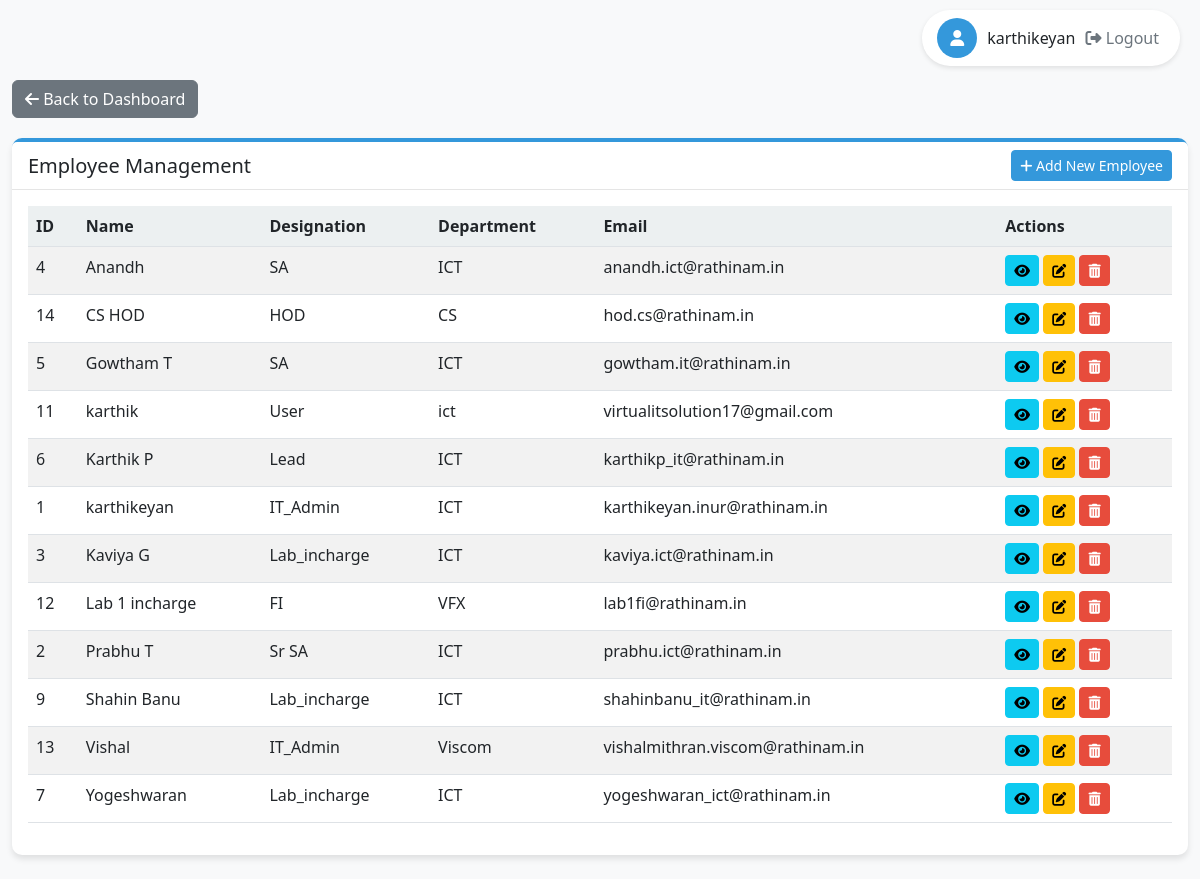
Screenshot of /manage_emp.php (signed in) with the database file from the repository.
### tables this page shows
CREATE TABLE `employee` (
  `emp_id` int(11) NOT NULL,
  `emp_code` varchar(20) DEFAULT NULL,
  `emp_name` varchar(100) DEFAULT NULL,
  `email` varchar(100) DEFAULT NULL,
  `password` varchar(255) DEFAULT NULL,
  `designation` enum('Lead','Sr SA','SA','IT_Admin','Lab_incharge','HOD','FI','User') DEFAULT NULL,
  `department` varchar(100) DEFAULT NULL,
  `status` enum('Active','Inactive') DEFAULT 'Active'
);

### manage_emp.php (the view, shortened to what this page needs)
<?php
require_once 'config.php';
$currentUserName = "User";
$user_designation = null;
$user_id = $_SESSION['user_id'];
$query = "SELECT emp_name, designation FROM employee WHERE emp_id = ?";
if ($stmt = $conn->prepare($query)) {
    $stmt->bind_param("i", $user_id);
    $stmt->execute();
    $result = $stmt->get_result();
    if ($result->num_rows > 0) {
        $user = $result->fetch_assoc();
        $currentUserName = $user['emp_name'];
        $user_designation = $user['designation'];
    }
}
$is_admin = in_array($user_designation, ['Lead', 'Sr SA', 'IT_Admin']);
$employees = [];
$query = "SELECT * FROM employee ORDER BY emp_name ASC";
$result = $conn->query($query);
if ($result) {
    $employees = $result->fetch_all(MYSQLI_ASSOC);
}
?>
<!DOCTYPE html>
<html lang="en">
<head>
    <link href="https://cdn.jsdelivr.net/npm/bootstrap@5.3.0/dist/css/bootstrap.min.css" rel="stylesheet">
    <link rel="stylesheet" href="https://cdnjs.cloudflare.com/ajax/libs/font-awesome/6.4.0/css/all.min.css">
</head>
<body>
    <div class="user-info">
        <div class="user-icon">
            <i class="fas fa-user"></i>
        </div>
        <div>
            <span><?php echo htmlspecialchars($currentUserName); ?></span>
            <form action="logout.php" method="post" style="display: inline;">
                <button type="submit" class="logout-btn">
                    <i class="fas fa-sign-out-alt"></i> Logout
                </button>
            </form>
        </div>
    </div>
    <div class="container">
        <div class="back-btn-container">
            <a href="dashboard.php" class="btn btn-secondary">
                <i class="fas fa-arrow-left"></i> Back to Dashboard
            </a>
        </div>
        <div class="card mb-4">
            <div class="card-header d-flex justify-content-between align-items-center">
                <h5 class="mb-0">Employee Management</h5>
                <?php if ($is_admin): ?>
                    <a href="add_emp.php" class="btn btn-primary btn-sm">
                        <i class="fas fa-plus"></i> Add New Employee
                    </a>
                <?php endif; ?>
            </div>
            <div class="card-body">
                <div class="table-responsive">
                    <table class="table table-striped table-hover">
                        <thead>
                            <tr>
                                <th>ID</th>
                                <th>Name</th>
                                <th>Designation</th>
                                <th>Department</th>
                                <th>Email</th>
                                <th>Actions</th>
                            </tr>
                        </thead>
                        <tbody>
                            <?php foreach ($employees as $employee): ?>
                                <tr>
                                    <td><?php echo htmlspecialchars($employee['emp_id']); ?></td>
                                    <td><?php echo htmlspecialchars($employee['emp_name']); ?></td>
                                    <td><?php echo htmlspecialchars($employee['designation']); ?></td>
                                    <td><?php echo htmlspecialchars($employee['department']); ?></td>
                                    <td><?php echo htmlspecialchars($employee['email']); ?></td>
                                    <td class="action-btns">
                                        <a href="view_emp.php?id=<?php echo $employee['emp_id']; ?>" class="btn btn-info btn-sm" title="View">
                                            <i class="fas fa-eye"></i>
                                        </a>
                                        <?php if ($is_admin): ?>
                                            <a href="edit_emp.php?id=<?php echo $employee['emp_id']; ?>" class="btn btn-warning btn-sm" title="Edit">
                                                <i class="fas fa-edit"></i>
                                            </a>
                                            <a href="delete_emp.php?id=<?php echo $employee['emp_id']; ?>" class="btn btn-danger btn-sm" title="Delete" onclick="return confirm('Are you sure you want to delete this employee?');">
                                                <i class="fas fa-trash-alt"></i>
                                            </a>
                                        <?php endif; ?>
                                    </td>
                                </tr>
                            <?php endforeach; ?>
                        </tbody>
                    </table>
                </div>
            </div>
        </div>
    </div>
</body>
</html>

### manage_emp.php (style rules this page uses)
:root { --primary-color: #3498db; --secondary-color: #2980b9; --accent-color: #e74c3c; --light-color: #ecf0f1; --dark-color: #2c3e50; }
body { background-color: #f8f9fa; font-family: 'Segoe UI', Tahoma, Geneva, Verdana, sans-serif; padding-top: 60px; }
.container { max-width: 1200px; margin-top: 20px; }
.card { border-radius: 10px; box-shadow: 0 4px 6px rgba(0,0,0,0.1); border: none; border-top: 4px solid var(--primary-color); }
.card-header { background-color: white; border-bottom: 1px solid rgba(0,0,0,0.1); font-weight: 600; }
.table th { background-color: var(--light-color); }
.btn-primary { background-color: var(--primary-color); border-color: var(--primary-color); }
.btn-danger { background-color: var(--accent-color); border-color: var(--accent-color); }
.user-info { position: fixed; top: 10px; right: 20px; display: flex; align-items: center; gap: 10px; background-color: white; padding: 8px 15px; border-radius: 30px; box-shadow: 0 2px 5px rgba(0,0,0,0.1); z-index: 1000; }
.user-icon { width: 40px; height: 40px; background-color: var(--primary-color); color: white; border-radius: 50%; display: flex; align-items: center; justify-content: center; }
.logout-btn { background: none; border: none; color: #6c757d; cursor: pointer; transition: color 0.3s; }
.action-btns .btn { padding: 0.25rem 0.5rem; font-size: 0.875rem; }
.back-btn-container { margin-bottom: 20px; }

### rows the page displays
employee: emp_name "karthikeyan", emp_id "1", designation "IT_Admin", department "ICT", email "karthikeyan.inur@rathinam.in"
employee: emp_id "4", emp_name "Anandh", designation "SA", department "ICT", email "anandh.ict@rathinam.in"
employee: emp_id "14", emp_name "CS HOD", designation "HOD", department "CS", email "hod.cs@rathinam.in"
employee: emp_id "5", emp_name "Gowtham T", designation "SA", department "ICT", email "gowtham.it@rathinam.in"
employee: emp_id "11", emp_name "karthik", designation "User", department "ict", email "virtualitsolution17@gmail.com"
employee: emp_id "6", emp_name "Karthik P", designation "Lead", department "ICT", email "karthikp_it@rathinam.in"
employee: emp_id "3", emp_name "Kaviya G", designation "Lab_incharge", department "ICT", email "kaviya.ict@rathinam.in"
employee: emp_id "12", emp_name "Lab 1 incharge", designation "FI", department "VFX", email "lab1fi@rathinam.in"
employee: emp_id "2", emp_name "Prabhu T", designation "Sr SA", department "ICT", email "prabhu.ict@rathinam.in"
employee: emp_id "9", emp_name "Shahin Banu", designation "Lab_incharge", department "ICT", email "shahinbanu_it@rathinam.in"
employee: emp_id "13", emp_name "Vishal", designation "IT_Admin", department "Viscom", email "vishalmithran.viscom@rathinam.in"
employee: emp_id "7", emp_name "Yogeshwaran", designation "Lab_incharge", department "ICT", email "yogeshwaran_ict@rathinam.in"
